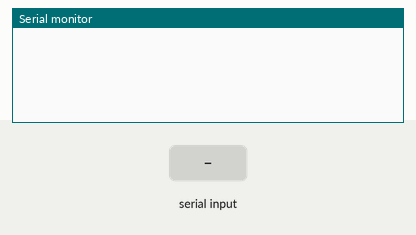
This sketch was run on a simulated Arduino Mega 2560, built with avr-gcc and run on an emulated ATmega2560. On the bench: the last lines printed to the serial monitor. The test bench sets the inputs (shaded band).

Above: at 1.3 s.
1.4 s: "90,45,200\n" received over the second serial link
At 4.1 s:
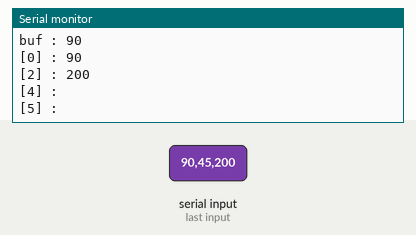
4.4 s: "30,150,10\n" received over the second serial link
At 6.6 s:
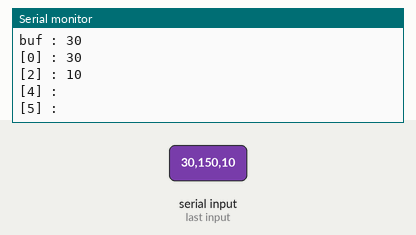
Timing chart, 0 to 8.1 s (numbered marks = the images above; inputs shaded):
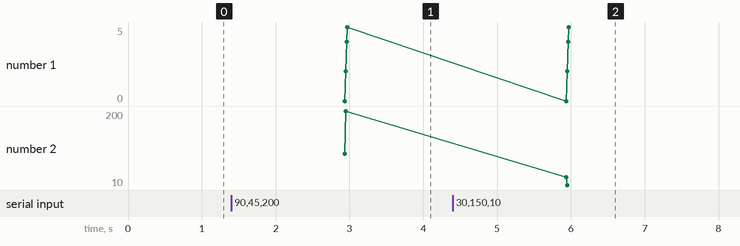

The sketch:

Gps_for_main__6.ino
```cpp
//#include <SoftwareSerial.h>
#include <math.h>			// atan2とか

//SoftwareSerial g_gps(6,7);
//#define GpsSerialBegin(baudrate) g_gps.begin(baudrate)
//#define GpsSerialRead() g_gps.read()
//#define GpsSerialPrint(gpssenddata) g_gps.print(gpssenddata)
//#define GpsSerialAvailable() g_gps.available()
#define GpsSerialBegin(baudrate) Serial1.begin(baudrate)
#define GpsSerialRead() Serial1.read()
#define GpsSerialPrint(gpssenddata) Serial1.print(gpssenddata)
#define GpsSerialAvailable() Serial1.available()

#define SERIAL_BAUDRATE 9600			// シリアル通信のボーレート

char *Gps_Lat_Raw;
char *Gps_Long_Raw;
char *Gps_W_or_E;			//南半球対応せず
double Gps_Lat;
double Gps_Long;			//扱いやすいように＆0.01倍するための変数

double Gps_Distance;
double Gps_Radian;

//#define TARGET_LATITUDE 35.436867
//#define TARGET_LONGITUDE 139.461983     //dd,mmmmmm,日暮里駅東の角

#define TARGET_LATITUDE 35.428045
#define TARGET_LONGITUDE 139.457297   //dd,mmmmmm安田講堂塔真ん中1602.1, 4.48286


// ##############
// 鈴本が新たに定義
#define GPS_RAW_ARR_LENGTH 20			// Gps_Raw_Arrの長さ
#define GPS_RAW_ARR_BUF_LENGTH 20		// Gps_Raw_Arrの値の長さ

char Gps_Raw_Arr[GPS_RAW_ARR_LENGTH][GPS_RAW_ARR_BUF_LENGTH];
// ##############


void setup(){
	Serial.begin(SERIAL_BAUDRATE);
	GpsSerialBegin(SERIAL_BAUDRATE);			// Serial通信の開始
	SendUnable(3);	//GPS:GSV,GSA,RMCの無効化
	SendUnable(2);
	SendUnable(4);
	delay(100);
}

void loop(){
	char buf[256];
	int count = 0;
	int gpsArrLength;

	do{
		if(GpsSerialAvailable()){
		buf[count]= GpsSerialRead();
		count++;
		}
	if(count > 250) break;
	}while(buf[count - 1] != 0x0A);
	buf[count] = '\0';			//bufにgpsデータ保存

	gpsArrLength = Split(buf, ",");
	if (gpsArrLength == 14 && !strcmp(Gps_Raw_Arr[0], "$GPGGA")) {		// 送られてきたデータが15個で，$GPGGAならtrue
		if (strcmp(Gps_Raw_Arr[2], "NULL") && strcmp(Gps_Raw_Arr[4], "NULL") && strcmp(Gps_Raw_Arr[5], "NULL")) {
			strcpy(Gps_Lat_Raw, Gps_Raw_Arr[2]);
			strcpy(Gps_Long_Raw, Gps_Raw_Arr[4]);
			strcpy(Gps_W_or_E, Gps_Raw_Arr[5]);

			Gps_Lat = atof(Gps_Lat_Raw);			//char→double
			Gps_Long = atof(Gps_Long_Raw);
			Gps_Lat= Gps_Lat*0.01;			//生データはddmm.mmmmなので0.01倍
			Gps_Long = Gps_Long*0.01;
			Serial.print("<<GPS DATA>>\n");
			Serial.print("Latitude = ");
			Serial.print(Gps_Lat,6);
			Serial.print(" N, Longitude = ");
			Serial.print(Gps_Long,6);
			Serial.print(" ");
			Serial.println(Gps_W_or_E);
		} else {
			Serial.println("GPS failed 1...");
		}

	} else {
		Serial.println("GPS failed 2...");
		Serial.print("buf : ");
		Serial.println(buf);
		Serial.print("[0] : ");
		Serial.println(Gps_Raw_Arr[0]);
		Serial.print("[2] : ");
		Serial.println(Gps_Raw_Arr[2]);
		Serial.print("[4] : ");
		Serial.println(Gps_Raw_Arr[4]);
		Serial.print("[5] : ");
		Serial.println(Gps_Raw_Arr[5]);

	}


//	if(0== strncmp("$GPGGA", buf, 6)){			//行頭を比較して緯度経度のデータ行抽出
//		if(1){			//行の文字数が少ないとき弾く。。。？？（未実装）
//			char *checkN;
//			strtok(buf,",");			//,で区切る
//			strtok(NULL,",");
//			Gps_Lat_Raw = strtok(NULL,",");
//			checkN = strtok(NULL,",");
//			if(!strcmp(checkN,"N")){
//				Gps_Long_Raw = strtok(NULL,",");
//				Gps_W_or_E = strtok(NULL,",");
//
//				Gps_Lat = atof(Gps_Lat_Raw);			//char→double
//				Gps_Long = atof(Gps_Long_Raw);
//
//				Gps_Lat= Gps_Lat*0.01;			//生データはddmm.mmmmなので0.01倍
//				Gps_Long = Gps_Long*0.01;
//
//				Serial.print("<<GPS DATA>>\n");
//
//				Serial.print("Latitude = ");
//				Serial.print(Gps_Lat,6);
//				Serial.print(" N, Longitude = ");
//				Serial.print(Gps_Long,6);
//				Serial.print(" ");
//				Serial.println(Gps_W_or_E);
//
//
//				CalDistance();
//				Serial.println(Gps_Distance);
//				Serial.println(Gps_Radian);
//			}
//		}
//	}
}


//不要なデータを送らないようにする datatype:0:GGA 1:GGL 2:GSA 3:GSV 4:RMC 5:VTG 6:MSS 8:ZDA
void SendUnable(int datatype){
	char c , buf[24] ;
	memset(buf,0x00,sizeof(buf)) ;
	strcat(buf,"$PSRF103,");
	buf[9] = datatype + 0x30 ;
	strcat(buf,",0,0");
	strcat(buf,",1") ;			// ChecksumEnable (チェックサムは付加する)
	c = ChecksumCalc(&buf[1]) ;			// チェックサムの計算を行う
	strcat(buf,"*") ;				// Checksum
	itoa(c,&buf[strlen(buf)],16) ;
	c = strlen(buf) ;
	buf[c] = 0x0d ;				// CR
	buf[c+1] = 0x0a ;				// LF
	GpsSerialPrint(buf);
}

char ChecksumCalc(char *dt)
{
	char ans ;
	int i , len ;

	len = strlen(dt) ;
	ans = *dt ;
	for (i=1 ; i<len ; i++) {
	dt++ ;
	ans = ans ^ *dt ;
	}
	return ans ;
}

void CalDistance(){
	double gapLat =  TARGET_LATITUDE - Gps_Lat;
	double gapLong = TARGET_LONGITUDE - Gps_Long;

	double latRad = (int)Gps_Lat * M_PI / 180.000000;
	latRad = latRad + (Gps_Lat - (int)Gps_Lat) * M_PI * 100 / (180*60);

	double gapLatRad = (int)gapLat * M_PI / 180.000000;
	gapLatRad = gapLatRad + (gapLat - (int)gapLat) * M_PI * 100 / (180*60);

	double gapLongRad = (int)gapLong * M_PI / 180.000000;
	gapLongRad = gapLongRad + (gapLong - (int)gapLong) * M_PI * 100 / (180*60);

	double gapX = 6378137 * gapLongRad * cos(latRad);
	double gapY = 6378137 * gapLatRad;
	Gps_Distance = sqrt(gapX*gapX + gapY*gapY);

	Gps_Radian = atan2(gapY, gapX);

}


int Split(char *string, char *separator) {
	char *endAdress;						// 処理する文字列末尾のアドレス
	char *startAdress;						// 切り取る文字列の先頭
	char *pointer;							// 処理する位置を保持
	char splitString[100];					// 切り取った文字 文字数の上限に注意
	int count = 0;							// カウンタ
	int flag = 0;							// 処理終了のため

	endAdress = string + strlen(string);	// 文字列の末尾のポインタ．\0の位置
	startAdress = string;					// セパレーター探索スタート位置

	while(count < GPS_RAW_ARR_LENGTH) {
		pointer = strpbrk(startAdress, separator);		// セパレーターの検索 見つからなければNULL
		if (pointer == NULL) {							// セパレーターが発見できなかったらtrue
			// セパレーターが発見できなくても最後の文字列を処理する．
			if (flag) {
				break;
			}
			flag = 1;									// 次回LOOPから抜けれるように
		} else {
			*pointer = '\0';							// セパレーターをNULLに置換
			pointer++;									// 処理位置を次へ移動
//			*(pointer++) = 0;
		}

		strcpy(splitString, startAdress);				// 切り取った文字列をコピー って，まだ切り取ってないかw
		startAdress = pointer;							// 次切り取る文字列の先頭を更新

		if (!strcmp(splitString, "")) {					// strcmp 一致 → 0
			strcpy(splitString, "NULL");
		}

		// 表示
//		Serial.print(count);
//		Serial.print(" : ");
//		Serial.print(splitString);
//		Serial.print("\n");

		// GPS RAW DATA配列更新
		strcpy(Gps_Raw_Arr[count], splitString);

		count++;
		delay(500);
	}

	return (count-1);
}
```

Measured:
- after the input at 1.4 s, the serial monitor: prints a new line after 1.5 s (image 1)
- after the input at 4.4 s, the serial monitor: prints a new line after 1.5 s (image 2)
- plotted number 2: 200 → 10 after the input at 4.4 s
